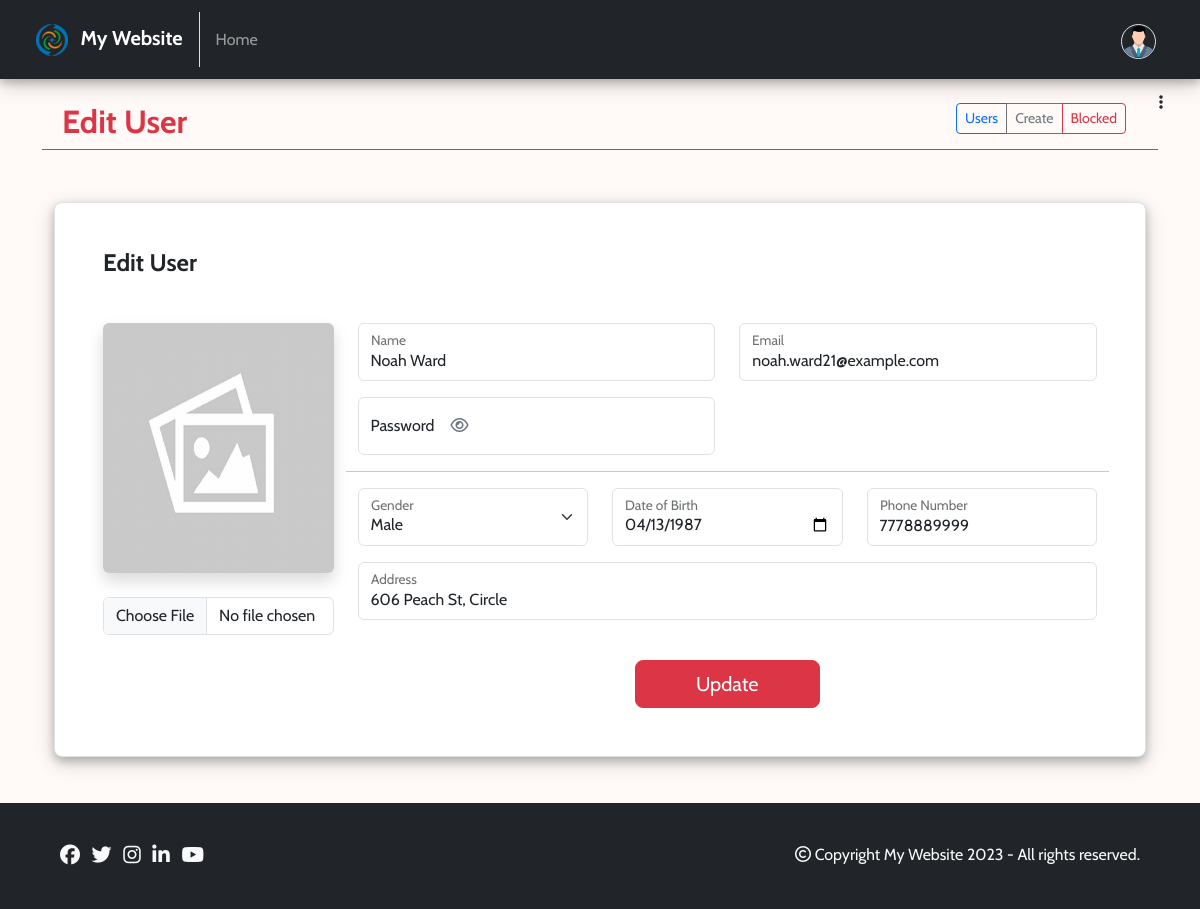
The page /admin/users/edit.php?id=21 (signed in) on the database its author committed.
### tables this page shows
CREATE TABLE `users` (
  `id` int(11) NOT NULL,
  `name` varchar(255) NOT NULL,
  `email` varchar(255) NOT NULL,
  `password` varchar(255) NOT NULL,
  `gender` char(1) DEFAULT NULL,
  `dob` date DEFAULT NULL,
  `phone` varchar(15) DEFAULT NULL,
  `address` varchar(255) DEFAULT NULL,
  `image` varchar(255) DEFAULT NULL,
  `role` char(1) NOT NULL DEFAULT 'u',
  `status` tinyint(1) NOT NULL DEFAULT 1,
  `created_at` datetime NOT NULL DEFAULT current_timestamp(),
  `updated_at` datetime NOT NULL DEFAULT current_timestamp()
);

### admin/users/variables.php (called while the page is built)
<?php
$singular = "user";
$plural = "users";
?>

### logics/db.php (called while the page is built, shortened)
<?php
class db
{
	private $dbHost = "localhost";
	private $dbUser = "root";
	private $dbPassword = "";
	private $dbName = "php_basic_crud_db";
	private $mysqli = "";
	private $conn = false;
	public function __construct()
	{
		if(!$this->conn)
		{
			$this->mysqli = new mysqli($this->dbHost, $this->dbUser, $this->dbPassword, $this->dbName);
			$this->conn = true;
		}
		else
		{
			return true;
		}
	}
	public function dynamicallyBindParameters($query, $params)
	{
		$types = '';
	        foreach($params as $param)
	        {
	            if(is_int($param))
	            {	$types .= 'i';	}
	            elseif (is_float($param))
	            {	$types .= 'd';	}
	            elseif (is_string($param))
	            {   $types .= 's';	}
	            else
	            {   $types .= 'b';	}
	        }
	        $bind_names[] = $types;
	        for ($i=0; $i<count($params);$i++)
	        {
	            $bind_name = 'bind' . $i;
	            $bind_names[] = &$$bind_name;
	        }
	        return $bind_names;
	}
	public function executeSQL($query, $params, $select = false)
	{
	    if (!empty($params))
	    {
	        $bind_names = $this->dynamicallyBindParameters($query, $params);
			$query = $this->mysqli->prepare($query);
	        call_user_func_array(array($query,'bind_param'), $bind_names);
	        $query->execute();
	        if($select)
	        {
	        	$result = $query->get_result()->fetch_all(MYSQLI_ASSOC);
	    	}
	    }
	    return $result;
	}
}
?>

### admin/includes/header.php (called while the page is built, shortened)
<?php
include('../../logics/db.php');
$obj = new db();
include('variables.php');
?>

### admin/users/edit.php (the view, shortened to what this page needs)
<?php
include('../includes/header.php');
$id = $_GET['id'];
$paramList = [$id];
$sql = "SELECT * FROM $plural WHERE id = ? AND status != 0 AND role != 'a'";
$result = $obj->executeSQL($sql, $paramList, true);
if($result == '' || empty($result))
{
    $_SESSION['error'] = "Something went wrong.";
    header('location: index.php'); die();
}
else
{
    $row = $result[0];
}
?>
<!DOCTYPE html>
<html lang="en">
<head>
    <?php include('../includes/head-contents.php'); ?>
</head>
<body>
    <?php include('../includes/admin-navbar.php'); ?>
    <?php include('../includes/admin-sidebar.php'); ?>
    <div class="container my-4">
        <div class="row px-2">
            <div class="col-6">
                <h2 class="text-danger fw-bold">Edit <?php echo ucwords($singular); ?></h2>
            </div>
            <div class="col-6 text-end">
                <div class="btn-group" role="group" aria-label="Basic outlined example">
                    <a href="index.php" type="button" class="btn btn-sm btn-outline-primary"><?php echo ucwords($plural); ?></a>
                    <a href="create.php" type="button" class="btn btn-sm btn-outline-secondary">Create</a>
                    <a href="blocked.php" type="button" class="btn btn-sm btn-outline-danger">Blocked</a>
                </div>
            </div>
        </div>
        <hr class="text-danger opacity-100 my-0">
    </div>
    <div class="container my-5 px-4 py-1">
        <form class="p-4 p-md-5 border rounded-3 bg-white box needs-validation" onsubmit="return validateForm()" novalidate action="update.php" method="POST" enctype="multipart/form-data">
            <h4 class="fw-bold lh-1 mb-5">Edit <?php echo ucwords($singular); ?></h4>
            <div class="row">
                <div class="col-md-3 text-center">
                    <?php
                        if($row['image'] != '')
                        {
                            $img = "../uploads/$plural/" . $row['image'];
                        }
                        else
                        {
                            $img = "../../images/placeholder.png";
                        }
                    ?>
                    <img src="<?php echo $img; ?>" class="img img-fluid shadow rounded mb-4 entityImage" id="img">
                    <input type="file" name="img" accept="image/x-png,image/jpeg" id="imageUpload" class="form-control mb-3">
                </div>
                <div class="col-md-9">
                    <div class="row">
                        <div class="col-md-6">
                            <div class="form-floating mb-3">
                                <input type="name" class="form-control" name="name" value="<?php echo $row['name'] ?>" placeholder="John Doe">
                                <label>Name</label>
                            </div>
                        </div>
                        <div class="col-md-6">
                            <div class="form-floating mb-3">
                                <input type="email" class="form-control" name="email" value="<?php echo $row['email'] ?>" placeholder="name@example.com" required>
                                <label>Email</label>
                            </div>
                        </div>
                        <div class="col-md-6">
                            <div class="form-floating mb-3">
                                <input type="password" class="form-control" id="floatingPassword" name="password" placeholder="Password">
                                <label class="w-100">Password<i class="fa-regular text-secondary fa-eye eyeButton ms-3" id="eyeButton" onclick="togglePassword();"></i></label>
                            </div>
                        </div>
                        <hr>
                        <div class="col-md-4">
                            <div class="form-floating mb-3">
                                <select class="form-select" name="gender">
                                    <option value="m" <?php echo ($row['gender'] == 'm') ? "selected" : "" ?>>Male</option>
                                </select>
                                <label>Gender</label>
                            </div>
                        </div>
                        <div class="col-md-4">
                            <div class="form-floating mb-3">
                                <input type="date" class="form-control" onclick="setDefaultDoB(this)" name="dob" value="<?php echo $row['dob'] ?>" placeholder="Date of Birth">
                                <label>Date of Birth</label>
                            </div>
                        </div>
                        <div class="col-md-4">
                            <div class="form-floating mb-3">
                                <input type="tel" class="form-control" name="phone" value="<?php echo $row['phone'] ?>" placeholder="Phone Number">
                                <label>Phone Number</label>
                            </div>
                        </div>
                        <div class="col-md-12">
                            <div class="form-floating mb-3">
                                <input type="address" class="form-control" name="address" value="<?php echo $row['address'] ?>" placeholder="Address">
                                <label>Address</label>
                            </div>
                        </div>
                        <div class="col-md-12">
                            <input type="submit" class="w-25 mx-auto d-block btn btn-lg btn-danger mt-4" name="submit" value="Update">
                        </div>
                    </div>
                </div>
            </div>
        </form>
    </div>
    <?php include('../../includes/footer.php'); ?>
</body>
</html>

### css/style.css (style rules this page uses)
* { font-family: 'Cabin', Helvetica, sans-serif; }
body { min-height: 100vh; position: relative; margin: 0; padding-bottom: 100px; box-sizing: border-box; background-color: #FFFAF8; }
.box { box-shadow: 0 4px 8px 0 rgba(0, 0, 0, 0.2), 0 6px 20px 0 rgba(0, 0, 0, 0.19); }
.eyeButton { pointer-events: auto !important; cursor: pointer; }
.entityImage { width: 250px; height: 250px; }

### rows shown on the page
users: name "Noah Ward", email "noah.ward21@example.com", gender "Male", dob "04/13/1987", phone "7778889999", address "606 Peach St, Circle"

### other values the page prints
WEBSITE_NAME "My Website"
$singular "User"
$plural "Users"
